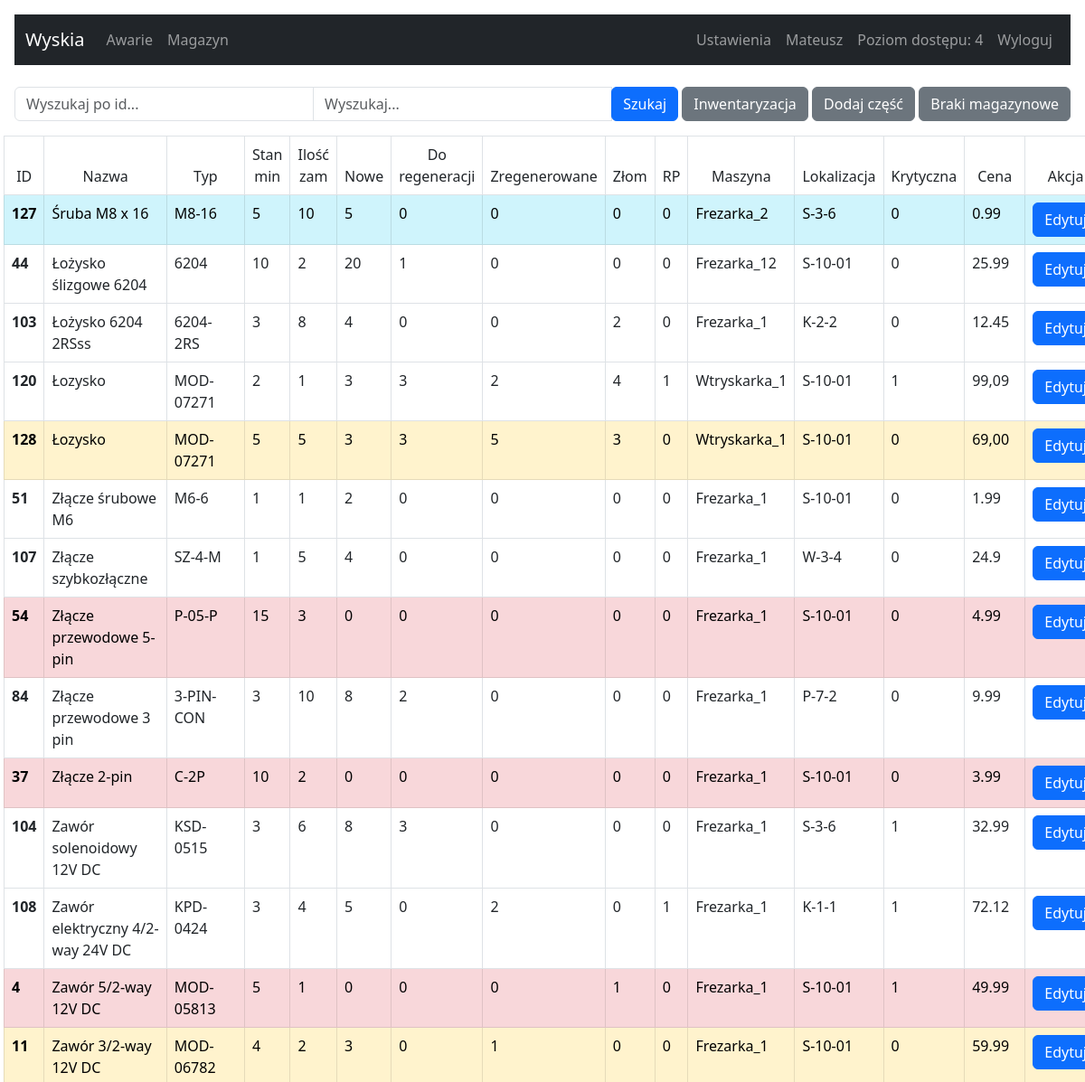
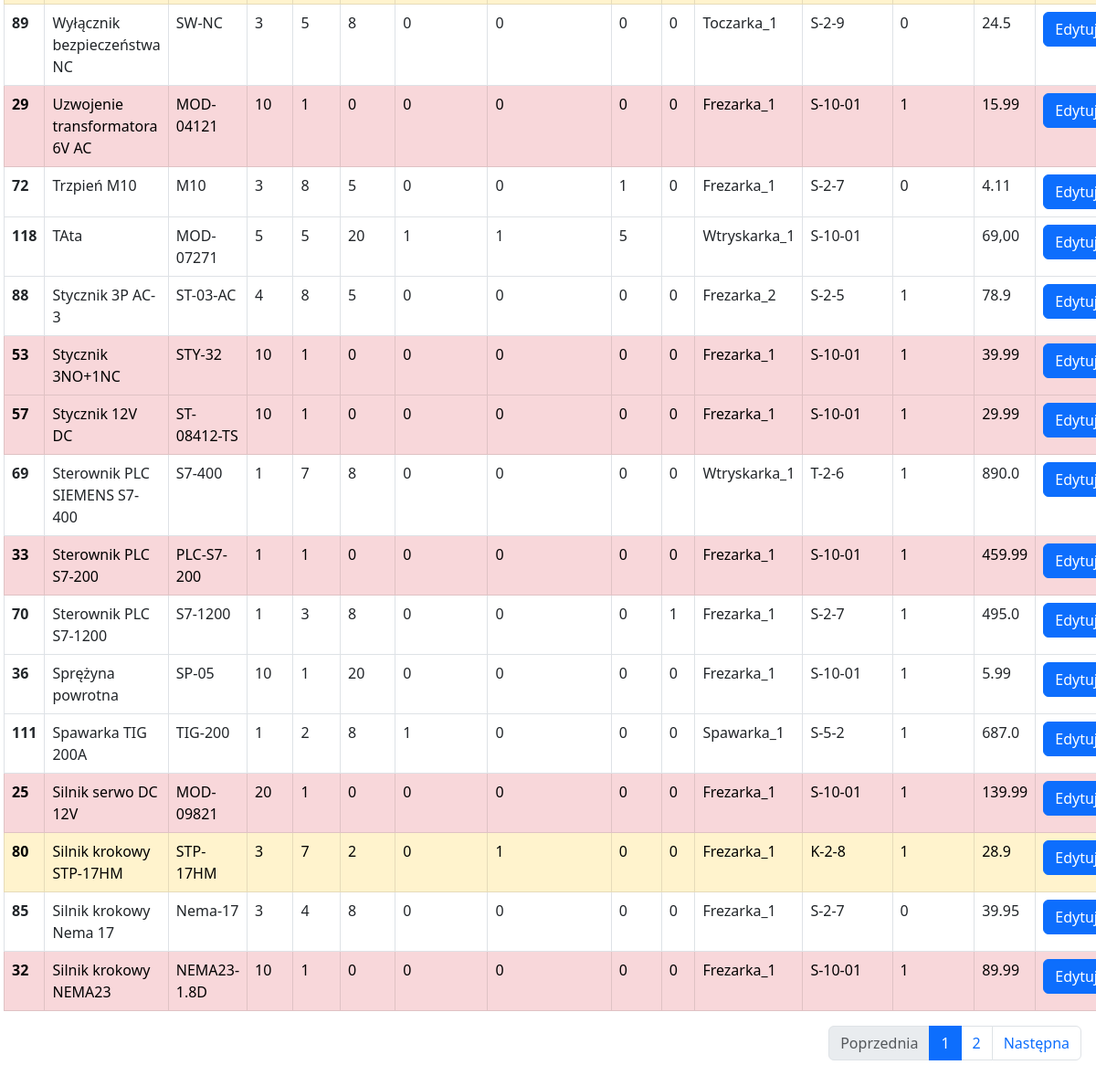
The app's page /management-warehouse (signed in) with its own data (2 pictures, top to bottom).
### tables this page shows
CREATE TABLE users (
		id INTEGER NOT NULL, 
		login VARCHAR(140), 
		password VARCHAR(140),
		rank INTEGER, name TEXT,
		PRIMARY KEY (id)
	);

CREATE TABLE warehouse (
		id INTEGER NOT NULL, 
		nazwa VARCHAR(140), 
		typ VARCHAR(140),
		stan_min INTEGER, 
		ilosc_zam INTEGER,
		nowe INTEGER,
		do_reg INTEGER,
		regen INTEGER,
		zlom INTEGER,
		rp BOOL,
		maszyna VARCHAR(140),
		lokalizacja VARCHAR(140),
		krytyczne BOOL,
		cena FLOAT,
		case_id TEXT, 
		PRIMARY KEY (id)
	);

### app.py (the view, shortened to what this page needs)
@app.route('/management-warehouse', methods = ['POST', 'GET'])
@flask_login.login_required
def warehouse_page():
   rows_per_page = 30   # Ilość zgłoszeń na stronie
   search_id = request.args.get('search_id', default = None, type = int)
   search = request.args.get('search', default = '', type = str)
   nr_page = request.args.get('page', default = 1, type = int)
   id_db = request.args.get('id', default = "", type = int)
   color_info_list = {1: 'class=table-danger', 2: 'class=table-warning', 3: 'class=table-success', 4: 'class=table-secondary', 5: ''}
   if search_id:
      query_select = f"SELECT * FROM warehouse WHERE id LIKE '{search_id}'"
      rows = sql_select(query_select)
      return render_template("management-warehouse.html", rows = rows, color_info = color_info_list)
   elif search:
      query_select = f"SELECT * FROM warehouse WHERE nazwa LIKE '%{search}%' OR typ LIKE '%{search}%' OR maszyna LIKE '%{search}%' ORDER BY nazwa DESC"
      rows = sql_select(query_select)
      return render_template("management-warehouse.html", rows = rows, color_info = color_info_list)
   max_iteam = sql_select(f"SELECT COUNT(id)FROM warehouse")
   max_iteam = int(max_iteam[0][0])
   max_page = int(max_iteam/rows_per_page)
   offset_row = str(rows_per_page*(nr_page-1))
   query_select = f"SELECT * FROM warehouse ORDER BY nazwa DESC LIMIT {rows_per_page} OFFSET {offset_row} "
   rows = sql_select(query_select)
   query_select = f"SELECT * FROM warehouse ORDER BY nazwa DESC"
   rows_all = sql_select(query_select)
   return render_template('management-warehouse.html',rows_all=rows_all, rows = rows, color_info = color_info_list, nr_page = nr_page, max_page = max_page)

### app.py (called while the page is built)
def get_db_connection():
   con = sql.connect('wsb.sqlite')
   con.row_factory = sql.Row
   return con

def sql_select(query_select):
   con = get_db_connection()
   cur = con.cursor()
   cur.execute(query_select)
   row = cur.fetchall()
   con.close()
   return row

@login_manager.user_loader
def user_loader(login_email):
   if login_email not in users:
      return
   user = User()
   user.id = login_email
   user.rank = users[login_email]['rank']
   user.name = users[login_email]['name']
   return user

### templates/management-warehouse.html (shortened to what this page needs)
{% extends 'base.html' %}
{% block content %}
  <div class="row justify-content-center">
      <form class="form-inline">
        <div class="input-group mb-3">
          <input type="text" class="form-control" id="search_id" placeholder="Wyszukaj po id...">
          <input type="text" class="form-control" id="search" placeholder="Wyszukaj...">
          <div class="input-group-append">
            <button type="button" class="btn btn-primary" id="searchButton">Szukaj</button>
            <span class="d-inline-block" tabindex="0" data-bs-toggle="tooltip" data-bs-title="Wygeneruj strone do druku.">
            <a href="/warehouse-inventory" type="submit" class="btn btn-secondary" target="_blank">Inwentaryzacja</a>
            </span>
            {%if current_user.rank >= 2 %}
              <button type="button" class="btn btn-secondary" data-bs-toggle="modal" data-bs-target="#add-part">Dodaj część</button>
            {%endif%}
            <button type="button" class="btn btn-secondary" data-bs-toggle="modal" data-bs-target="#stockout-show">Braki magazynowe</button>
          </div>
        </div>
      </form>
    </div>
<div class="col-auto me-auto">
<div class="row align-items-center">
<table class="table table-bordered table-auto">
  <thead class="text-light bg-dark">
    <tr class="text-center">
      <td>ID</td>
      <td>Nazwa</td>
      <td>Typ</td>
      <td>Stan min</td>
      <td>Ilość zam</td>
      <td>Nowe</td>
      <td>Do regeneracji</td>
      <td>Zregenerowane</td>
      <td>Złom</td>
      <td>RP</td>
      <td>Maszyna</td>
      <td>Lokalizacja</td>
      <td>Krytyczna</td>
      <td>Cena</td>
      {%if current_user.rank >= 2 %} <td>Akcja</td> {%endif%}
    </tr>
  </thead>
  <tbody id="myTable">
    {% for row in rows %}
    <tr {% if row['nowe'] == 0 %} class="table-danger" {% elif row['nowe'] == row['stan_min'] %}class="table-info" {% elif row['nowe'] < row['stan_min'] %}class="table-warning"  {%endif%}>
      <th scope="row">{{row['id']}}</th>
      <td>{{row['nazwa']}}</td>
      <td>{{row['typ']}}</td>
      <td>{{row['stan_min']}}</td>
      <td>{{row['ilosc_zam']}}</td>
      <td>{{row['nowe']}}</td>
      <td>{{row['do_reg']}}</td>
      <td>{{row['regen']}}</td>
      <td>{{row['zlom']}}</td>
      <td>{{row['rp']}}</td>
      <td>{{row['maszyna']}}</td>
      <td>{{row['lokalizacja']}}</td>
      <td>{{row['krytyczne']}}</td>
      <td>{{row['cena']}}</td>
        {%if current_user.rank >= 2 %}
        <td class="text-center">
          <button type="button" class="btn btn-primary" data-bs-toggle="modal" data-bs-target="#{{row['id']}}">Edytuj</button>
          {% include 'part-show.html' %}
        </td>
        {%endif%}
      </tr>
      {% endfor %}
{% include 'pagination.html' %}
{% endblock %}

### templates/navbar.html (shortened to what this page needs)
<nav class="navbar navbar-expand-lg navbar-dark bg-dark">
  <div class="container-fluid">
    <a class="navbar-brand" href="/">Wyskia</a>
    <div class="collapse navbar-collapse" id="navbarSupportedContent">
      <ul class="navbar-nav me-auto mb-2 mb-lg-0">
        <li class="nav-item">
          <a class="nav-link" href="/management-failure">Awarie</a>
        </li>
        <li class="nav-item">
          <a class="nav-link" href="/management-warehouse">Magazyn</a>
        </li>
      </ul>
      <ul class="navbar-nav me-right mb-2 mb-lg-0">
        <li class="nav-item">
          <a class="nav-link" href="/settings">Ustawienia</a>
        </li>
        <li class="nav-item">
          <a class="nav-link" disabled> {{ current_user.id }}</a>
        </li>
        <li class="nav-item">
          <a class="nav-link" disabled> Poziom dostępu: {{ current_user.rank }}</a>
        </li>
        <li class="nav-item">
          <a class="nav-link" href="/logout">Wyloguj</a>
        </li>
      </ul>
    </div>
  </div>
</nav>

### records on screen
users: rank "4"
warehouse: id "127", nazwa "Śruba M8 x 16", typ "M8-16", stan_min "5", ilosc_zam "10", nowe "5", do_reg "0", regen "0", zlom "0", rp "0", maszyna "Frezarka_2", lokalizacja "S-3-6", krytyczne "0", cena "0.99"
warehouse: id "44", nazwa "Łożysko ślizgowe 6204", typ "6204", stan_min "10", ilosc_zam "2", nowe "20", do_reg "1", regen "0", zlom "0", rp "0", maszyna "Frezarka_12", lokalizacja "S-10-01", krytyczne "0", cena "25.99"
warehouse: id "103", nazwa "Łożysko 6204 2RSss", typ "6204-2RS", stan_min "3", ilosc_zam "8", nowe "4", do_reg "0", regen "0", zlom "2", rp "0", maszyna "Frezarka_1", lokalizacja "K-2-2", krytyczne "0", cena "12.45"
warehouse: id "120", nazwa "Łozysko", typ "MOD-07271", stan_min "2", ilosc_zam "1", nowe "3", do_reg "3", regen "2", zlom "4", rp "1", maszyna "Wtryskarka_1", lokalizacja "S-10-01", krytyczne "1", cena "99,09"
warehouse: id "128", nazwa "Łozysko", typ "MOD-07271", stan_min "5", ilosc_zam "5", nowe "3", do_reg "3", regen "5", zlom "3", rp "0", maszyna "Wtryskarka_1", lokalizacja "S-10-01", krytyczne "0", cena "69,00"
warehouse: id "51", nazwa "Złącze śrubowe M6", typ "M6-6", stan_min "1", ilosc_zam "1", nowe "2", do_reg "0", regen "0", zlom "0", rp "0", maszyna "Frezarka_1", lokalizacja "S-10-01", krytyczne "0", cena "1.99"
warehouse: id "107", nazwa "Złącze szybkozłączne", typ "SZ-4-M", stan_min "1", ilosc_zam "5", nowe "4", do_reg "0", regen "0", zlom "0", rp "0", maszyna "Frezarka_1", lokalizacja "W-3-4", krytyczne "0", cena "24.9"
warehouse: id "54", nazwa "Złącze przewodowe 5-pin", typ "P-05-P", stan_min "15", ilosc_zam "3", nowe "0", do_reg "0", regen "0", zlom "0", rp "0", maszyna "Frezarka_1", lokalizacja "S-10-01", krytyczne "0", cena "4.99"
warehouse: id "84", nazwa "Złącze przewodowe 3 pin", typ "3-PIN-CON", stan_min "3", ilosc_zam "10", nowe "8", do_reg "2", regen "0", zlom "0", rp "0", maszyna "Frezarka_1", lokalizacja "P-7-2", krytyczne "0", cena "9.99"
warehouse: id "37", nazwa "Złącze 2-pin", typ "C-2P", stan_min "10", ilosc_zam "2", nowe "0", do_reg "0", regen "0", zlom "0", rp "0", maszyna "Frezarka_1", lokalizacja "S-10-01", krytyczne "0", cena "3.99"
warehouse: id "104", nazwa "Zawór solenoidowy 12V DC", typ "KSD-0515", stan_min "3", ilosc_zam "6", nowe "8", do_reg "3", regen "0", zlom "0", rp "0", maszyna "Frezarka_1", lokalizacja "S-3-6", krytyczne "1", cena "32.99"
warehouse: id "108", nazwa "Zawór elektryczny 4/2-way 24V DC", typ "KPD-0424", stan_min "3", ilosc_zam "4", nowe "5", do_reg "0", regen "2", zlom "0", rp "1", maszyna "Frezarka_1", lokalizacja "K-1-1", krytyczne "1", cena "72.12"
warehouse: id "4", nazwa "Zawór 5/2-way 12V DC", typ "MOD-05813", stan_min "5", ilosc_zam "1", nowe "0", do_reg "0", regen "0", zlom "1", rp "0", maszyna "Frezarka_1", lokalizacja "S-10-01", krytyczne "1", cena "49.99"
warehouse: id "11", nazwa "Zawór 3/2-way 12V DC", typ "MOD-06782", stan_min "4", ilosc_zam "2", nowe "3", do_reg "0", regen "1", zlom "0", rp "0", maszyna "Frezarka_1", lokalizacja "S-10-01", krytyczne "0", cena "59.99"
warehouse: id "89", nazwa "Wyłącznik bezpieczeństwa NC", typ "SW-NC", stan_min "3", ilosc_zam "5", nowe "8", do_reg "0", regen "0", zlom "0", rp "0", maszyna "Toczarka_1", lokalizacja "S-2-9", krytyczne "0", cena "24.5"
warehouse: id "29", nazwa "Uzwojenie transformatora 6V AC", typ "MOD-04121", stan_min "10", ilosc_zam "1", nowe "0", do_reg "0", regen "0", zlom "0", rp "0", maszyna "Frezarka_1", lokalizacja "S-10-01", krytyczne "1", cena "15.99"
warehouse: id "72", nazwa "Trzpień M10", typ "M10", stan_min "3", ilosc_zam "8", nowe "5", do_reg "0", regen "0", zlom "1", rp "0", maszyna "Frezarka_1", lokalizacja "S-2-7", krytyczne "0", cena "4.11"
warehouse: id "118", nazwa "TAta", typ "MOD-07271", stan_min "5", ilosc_zam "5", nowe "20", do_reg "1", regen "1", zlom "5", maszyna "Wtryskarka_1", lokalizacja "S-10-01", cena "69,00"
warehouse: id "88", nazwa "Stycznik 3P AC-3", typ "ST-03-AC", stan_min "4", ilosc_zam "8", nowe "5", do_reg "0", regen "0", zlom "0", rp "0", maszyna "Frezarka_2", lokalizacja "S-2-5", krytyczne "1", cena "78.9"
warehouse: id "53", nazwa "Stycznik 3NO+1NC", typ "STY-32", stan_min "10", ilosc_zam "1", nowe "0", do_reg "0", regen "0", zlom "0", rp "0", maszyna "Frezarka_1", lokalizacja "S-10-01", krytyczne "1", cena "39.99"
warehouse: id "57", nazwa "Stycznik 12V DC", typ "ST-08412-TS", stan_min "10", ilosc_zam "1", nowe "0", do_reg "0", regen "0", zlom "0", rp "0", maszyna "Frezarka_1", lokalizacja "S-10-01", krytyczne "1", cena "29.99"
warehouse: id "69", nazwa "Sterownik PLC SIEMENS S7-400", typ "S7-400", stan_min "1", ilosc_zam "7", nowe "8", do_reg "0"

### other values on screen
{{ current_user.id }} "Mateusz"
